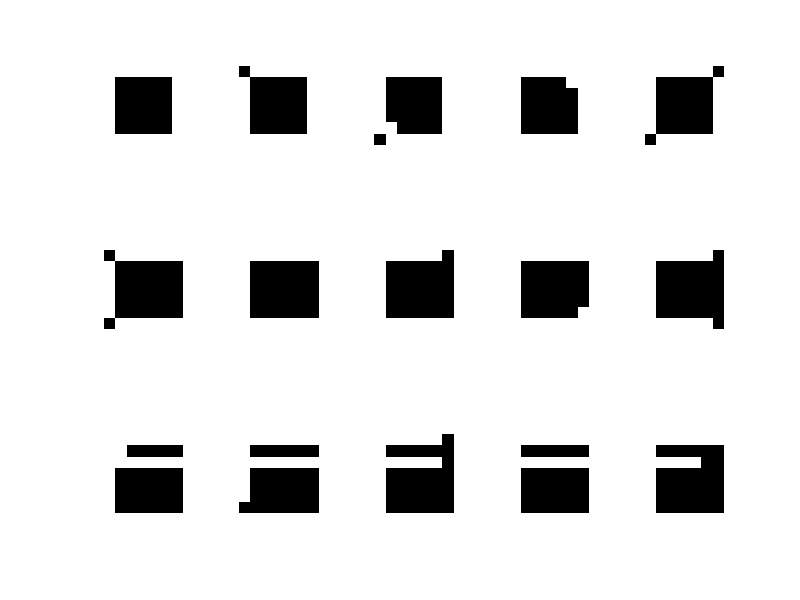

Reproduce this figure in MATLAB. (Note: this script raises an error after producing the figure.)
%% Constants
N_input_char    = 15; % number of training characters
char_matrix_dim = 7; % character square matrix edge
neur_output     = 2; % # of neurons in the output layer
neur_hidden     = 8; % # of neurons in the hidden layer
neur_input      = 3; % # of neurons in the input layer
nu              = 0.4; 
max_error = N_input_char*2*0.25; % maximum error allowed is 25%
%% Training matrix initialization and representation
% 15 characters, 5 zeros - 5 C - 5 F.
% 0
x1 = [1 1 1 1 1 1 1;1 -1 -1 -1 -1 -1 1;1 -1 -1 -1 -1 -1 1;
    1 -1 -1 -1 -1 -1 1;1 -1 -1 -1 -1 -1 1;1 -1 -1 -1 -1 -1 1;1 1 1 1 1 1 1];
x2 = [-1 1 1 1 1 1 1; 1 -1 -1 -1 -1 -1 1; 1 -1 -1 -1 -1 -1 1;
    1 -1 -1 -1 -1 -1 1;1 -1 -1 -1 -1 -1 1;1 -1 -1 -1 -1 -1 1;1 1 1 1 1 1 1];
x3 = [1 1 1 1 1 1 1; 1 -1 -1 -1 -1 -1 1; 1 -1 -1 -1 -1 -1 1;
    1 -1 -1 -1 -1 -1 1;1 -1 -1 -1 -1 -1 1;1 1 -1 -1 -1 -1 1;-1 1 1 1 1 1 1];
x4 = [1 1 1 1 1 1 1;1 -1 -1 -1 -1 1 1;1 -1 -1 -1 -1 -1 1;
    1 -1 -1 -1 -1 -1 1;1 -1 -1 -1 -1 -1 1; 1 -1 -1 -1 -1 -1 1; 1 1 1 1 1 1 1];
x5 = [1 1 1 1 1 1 -1;1 -1 -1 -1 -1 -1 1;1 -1 -1 -1 -1 -1 1;
    1 -1 -1 -1 -1 -1 1;1 -1 -1 -1 -1 -1 1;1 -1 -1 -1 -1 -1 1;-1 1 1 1 1 1 1];
% C
x6 = [-1 1 1 1 1 1 1;1 -1 -1 -1 -1 -1 -1;1 -1 -1 -1 -1 -1 -1;
    1 -1 -1 -1 -1 -1 -1;1 -1 -1 -1 -1 -1 -1;1 -1 -1 -1 -1 -1 -1;-1 1 1 1 1 1 1];
x7 = [1 1 1 1 1 1 1; 1 -1 -1 -1 -1 -1 -1;1 -1 -1 -1 -1 -1 -1;1 -1 -1 -1 -1 -1 -1;
    1 -1 -1 -1 -1 -1 -1; 1 -1 -1 -1 -1 -1 -1; 1 1 1 1 1 1 1];
x8 = [1 1 1 1 1 1 -1;1 -1 -1 -1 -1 -1 -1;1 -1 -1 -1 -1 -1 -1;1 -1 -1 -1 -1 -1 -1;
    1 -1 -1 -1 -1 -1 -1; 1 -1 -1 -1 -1 -1 -1; 1 1 1 1 1 1 1];
x9 = [1 1 1 1 1 1 1;1 -1 -1 -1 -1 -1 -1;1 -1 -1 -1 -1 -1 -1;1 -1 -1 -1 -1 -1 -1;
    1 -1 -1 -1 -1 -1 -1; 1 -1 -1 -1 -1 -1 1; 1 1 1 1 1 1 1];
x10 = [1 1 1 1 1 1 -1;1 -1 -1 -1 -1 -1 -1;1 -1 -1 -1 -1 -1 -1;1 -1 -1 -1 -1 -1 -1;
    1 -1 -1 -1 -1 -1 -1; 1 -1 -1 -1 -1 -1 -1; 1 1 1 1 1 1 -1];
% F
x11 = [1 1 1 1 1 1 1;1 1 -1 -1 -1 -1 -1;1 1 1 1 1 1 1;1 -1 -1 -1 -1 -1 -1;
    1 -1 -1 -1 -1 -1 -1; 1 -1 -1 -1 -1 -1 -1; 1 -1 -1 -1 -1 -1 -1];
x12 = [1 1 1 1 1 1 1;1 -1 -1 -1 -1 -1 -1;1 1 1 1 1 1 1; 1 -1 -1 -1 -1 -1 -1;
    1 -1 -1 -1 -1 -1 -1; 1 -1 -1 -1 -1 -1 -1; -1 -1 -1 -1 -1 -1 -1];
x13 = [1 1 1 1 1 1 -1;1 -1 -1 -1 -1 -1 -1;1 1 1 1 1 1 -1;1 -1 -1 -1 -1 -1 -1;
    1 -1 -1 -1 -1 -1 -1; 1 -1 -1 -1 -1 -1 -1; 1 -1 -1 -1 -1 -1 -1];
x14 = [1 1 1 1 1 1 1;1 -1 -1 -1 -1 -1 -1;1 1 1 1 1 1 1;1 -1 -1 -1 -1 -1 -1;
    1 -1 -1 -1 -1 -1 -1; 1 -1 -1 -1 -1 -1 -1; 1 -1 -1 -1 -1 -1 -1];
x15 = [1 1 1 1 1 1 1;1 -1 -1 -1 -1 -1 -1;1 1 1 1 1 -1 -1;1 -1 -1 -1 -1 -1 -1;
    1 -1 -1 -1 -1 -1 -1; 1 -1 -1 -1 -1 -1 -1; 1 -1 -1 -1 -1 -1 -1];
xr1 = reshape(x1',1,49); xr2 = reshape(x2',1,49); xr3 = reshape(x3',1,49);
xr4 = reshape(x4',1,49); xr5 = reshape(x5',1,49); xr6 = reshape(x6',1,49);
xr7 = reshape(x7',1,49); xr8 = reshape(x8',1,49); xr9 = reshape(x9',1,49);
xr10 = reshape(x10',1,49); xr11 = reshape(x11',1,49); xr12 = reshape(x12',1,49);
xr13 = reshape(x13',1,49); xr14 = reshape(x14',1,49); xr15 = reshape(x15',1,49);
% matrix containing in each column a full character
X = [xr1' xr2' xr3' xr4' xr5' xr6' xr7' xr8' xr9' xr10' xr11' xr12' xr13' xr14' xr15'];
figure % display all the training characters
for i=1:N_input_char
    subplot(3,5,i);
    imshow((reshape(X(:,i),char_matrix_dim,char_matrix_dim))','initialMagnification','fit')
end
%% Initialization
% Assign random weights in the range {-1,1}
w_input = (rand(neur_input,char_matrix_dim^2)-0.5)*2;
w_hidden = (rand(neur_hidden,neur_input)-0.5)*2;
w_output = (rand(neur_output,neur_hidden)-0.5)*2;
disp 'Initial random weights'
w_input;
w_hidden;
w_output;
% Given the weights evaluate z and y parameters for the three layers. Also
% count the number of errors with respect the expected output.
[z_input,w_input,y_input,z_hidden,w_hidden,y_hidden,z_output,w_output,y_output,N_errors] = evaluation(w_input,w_hidden,w_output,X,neur_hidden,neur_input);
disp 'Initial errors with random weights'
N_errors;
eff = (1-N_errors/30)*100;
% Create a matrix to keep track of the weights adjustments
max_neur_per_layer = max(neur_hidden,neur_input);
index = zeros(3,max_neur_per_layer);
%%%% Weights adjustment of single neurons starting from the outer layer
%% OUTPUT LAYER - Weight adjustment
% Applying minimum disturbance principle. Sort weight in increasing fashion
output_ind = zeros(1,neur_output);
z_out_asc = sort(abs(z_output));
for i = 1:neur_output
    for k = 1:neur_output
        if z_out_asc(i) == abs(z_output(k))
            output_ind(i) = k;
        end
    end
end
% Change weights and keep the change only if it leads to better performance
for i = 1:neur_output
	if (N_errors>max_error)
    [w_min]=adjust_weights(z_output,w_output,N_errors,y_hidden,nu,output_ind(i),neur_hidden);
      w_output_min = w_min;
        
    [z_input,w_input,y_input,z_hidden,w_hidden,y_hidden,z_output_min,w_output_min,y_output_min,N_errors_tmp]=evaluation(w_input,w_hidden,w_output_min,X,neur_hidden,neur_input);
    
    if (N_errors_tmp<N_errors)
      N_errors = N_errors_tmp;
      w_output = w_output_min;
      z_output = z_output_min;
      y_output = y_output_min;
      index(1,output_ind(i)) = 1;
    end
  end
end
disp 'Output layer after weights adjustment'
w_output;
disp 'Error'
N_errors;
eff = (1-N_errors/30)*100;
%% HIDDEN LAYER - Weight adjustment
% Applying minimum disturbance principle. Sort weight in increasing fashion
hidden_ind = zeros(1,neur_hidden);
z_hid_asc = sort(abs(z_hidden));
for i = 1:neur_hidden
    for k = 1:neur_hidden
        if z_hid_asc(i) == abs(z_hidden(k))
            hidden_ind(i) = k;
        end
    end
end
% Change weights and keep the change only if it leads to better performance
for i = 1:neur_hidden
  if ((N_errors>max_error))
    [w_min]=adjust_weights(z_hidden,w_hidden,N_errors,y_input,nu,hidden_ind(i),neur_input);
    w_hidden_min = w_min;
    [z_input, w_input, y_input, z_hidden_min, w_hidden_min, y_hidden_min, z_output_min, w_output,y_output_min,N_errors_tmp]=evaluation(w_input,w_hidden_min,w_output,X,neur_hidden,neur_input);
    if (N_errors_tmp<N_errors)
        N_errors = N_errors_tmp;
        w_hidden = w_hidden_min;
        y_hidden = y_hidden_min;
        z_hidden = z_hidden_min;
        z_output = z_output_min;
        y_output = y_output_min;
        index(2,hidden_ind(i)) = 1;
    end
  end
end
disp 'Hidden layer after weights adjustment'
w_hidden;
disp 'Error'
N_errors;
eff = (1-N_errors/30)*100;
%% INPUT LAYER - Weight adjustment
% Applying minimum disturbance principle. Sort weight in increasing fashion
input_ind = zeros(1,neur_input);
z_hid_asc = sort(abs(z_input));
for i = 1:neur_input
    for k = 1:neur_input
        if z_hid_asc(i) == abs(z_input(k))
            input_ind(i) = k;
        end
    end
end
% Change weights and keep the change only if it leads to better performance
for i = 1:neur_input
  if (N_errors>max_error)
    [w_min]=adjust_weights(z_input,w_input,N_errors,X(:,11),nu,input_ind(i),char_matrix_dim^2);
    w_input_min = w_min;
    [z_input_min,w_input_min,y_input_min,z_hidden_min,w_hidden,y_hidden_min,z_output_min,w_output,y_output_min,N_errors_tmp]=evaluation(w_input_min,w_hidden,w_output,X,neur_hidden,neur_input);
    if (N_errors_tmp<N_errors)
        N_errors = N_errors_tmp;
        w_input = w_input_min;
        z_input = z_input_min;
        y_input = y_input_min;
        z_hidden = z_hidden_min;
        y_hidden = y_hidden_min;
        z_output = z_output_min;
        y_output = y_output_min;
        index(3,input_ind(i)) = 1;
    end
  end
end
disp 'Input layer after weights adjustment'
w_input;
disp 'Error'
N_errors;
eff = (1-N_errors/30)*100;
%%%% Weights adjustment of neuron pairs starting from the outer layer
%% Combined OUTPUT Neurons - Weight change
% Change weights and keep the change only if it leads to better performance
if ((index(3,[1:neur_output])~=1)&(N_errors>max_error))
  w_output_two = w_output;
  for j = 1:neur_hidden
    w_output_two([1:2],j) = w_output([1:2],j)+2*nu*y_hidden(j)*N_errors;
  end
  [z_input,w_input,y_input,z_hidden,w_hidden,y_hidden,z_output_min,w_output_two,y_output_min,N_errors_tmp]=evaluation(w_input,w_hidden,w_output_two,X,neur_hidden,neur_input);
  if (N_errors_tmp < N_errors)
    N_errors = N_errors_tmp;
    z_output = z_output_min;
    y_output = y_output_min;
    w_output = w_output_two;
    
    index(1,output_ind(1)) = 1;
    index(1,output_ind(2)) = 1;
  end
end
disp 'PAIRS: Output layer after weights adjustment'
w_output;
disp 'Error'
N_errors;
eff = (1-N_errors/30)*100;
%% Combined HIDDEN Neurons - Weight change
% Change weights and keep the change only if it leads to better performance
for i=1:neur_hidden-1
  if (index(2,hidden_ind(i))~=1) & (N_errors>max_error)
    for j=i:neur_hidden
      if (index(2,hidden_ind(j))~=1)
        w_hidden_two = w_hidden;
        k = hidden_ind(i);
        l = hidden_ind(j);
        for m = 1 : neur_input
            w_hidden_two(k,m) = w_hidden_two(k,m) + 2*nu*y_input(m)*N_errors;
            w_hidden_two(l,m) = w_hidden_two(l,m) + 2*nu*y_input(m)*N_errors;
        end
      [z_input,w_input,y_input,z_hidden_min,w_hidden_two,y_hidden_min,z_output_min,w_output,y_output_min,N_errors_tmp]=evaluation(w_input,w_hidden_two,w_output,X,neur_hidden,neur_input);
        if (N_errors_tmp < N_errors),
            N_errors = N_errors_tmp;
            w_hidden = w_hidden_two;
            y_hidden = y_hidden_min;
            z_hidden = z_hidden_min;
            z_output = z_output_min;
            y_output = y_output_min;
            index(2,hidden_ind(i))=1;
            index(2,hidden_ind(j))=1;
        end
      end
    end
  end
end
disp 'PAIRS: Hidden layer after weights adjustment'
w_hidden;
disp 'Error'
N_errors;
eff = (1-N_errors/30)*100;
%% Combined INPUT Neurons - Weight change
% Change weights and keep the change only if it leads to better performance
for i=1:neur_input-1
  if (index(1,input_ind(i))~=1) & (N_errors>max_error)
    for j=i:neur_input
      if (index(1,input_ind(j))~=1)
        w_input_two = w_input;
        k = input_ind(i);
        l = input_ind(j);
        for m = 1 : char_matrix_dim^2
            w_input_two(k,m) = w_input_two(k,m) + 2*nu*X(m,11)*N_errors;
            w_input_two(l,m) = w_input_two(l,m) + 2*nu*X(m,11)*N_errors;
        end
        
        [z_input_min, w_input_two, y_input_min, z_hidden_min, w_hidden,y_hidden_min, z_output_min, w_output,y_output_min, N_errors_tmp] =evaluation(w_input_two, w_hidden, w_output, X, neur_hidden, neur_input);
        if (N_errors_tmp<N_errors)
          N_errors = N_errors_tmp;
          w_input = w_input_two;
          y_input = y_input_min;
          z_input = z_input_min;
          y_hidden = y_hidden_min;
          z_hidden = z_hidden_min;
          z_output = z_output_min;
          y_output = y_output_min;
          index(1,input_ind(i))=1;
          index(1,input_ind(j))=1;
        end
      end
    end
  end
end
disp 'PAIRS: Input layer after weights adjustment'
w_input;
disp 'Error'
N_errors;
eff = (1-N_errors/30)*100;
%% Combined triplet HIDDEN Neurons - Weight change
% Change weights and keep the change only if it leads to better performance
for i=1:neur_hidden-2
  if (index(2,hidden_ind(i))~=1) & (N_errors>max_error)
    for j=i:neur_hidden-1
      if (index(2,hidden_ind(j))~=1)
        for k=j:neur_hidden
          if (index(2,hidden_ind(k))~=1)
            w_hidden_two = w_hidden;
            for l = 1 : neur_input
w_hidden_two(hidden_ind(i),l)=w_hidden_two(hidden_ind(i),l)+2*nu*y_input(l)*N_errors;
w_hidden_two(hidden_ind(j),l)=w_hidden_two(hidden_ind(j),l)+2*nu*y_input(l)*N_errors;
w_hidden_two(hidden_ind(k),l)=w_hidden_two(hidden_ind(k),l)+2*nu*y_input(l)*N_errors;
            end
[z_input,w_input,y_input,z_hidden_min,w_hidden_two,y_hidden_min,z_output_min,w_output,y_output_min,N_errors_tmp]=evaluation(w_input,w_hidden_two,w_output,X,neur_hidden,neur_input);
            if (N_errors_tmp<N_errors)
                N_errors = N_errors_tmp;
                w_hidden = w_hidden_two;
                y_hidden = y_hidden_min;
                z_hidden = z_hidden_min;
                z_output = z_output_min;
                y_output = y_output_min;
                index(2,hidden_ind(i))=1;
                index(2,hidden_ind(j))=1;
            end
          end
        end
      end
    end
  end
end
disp 'TRIPLETS: Hidden layer after weights adjustment. FINAL CONFIGURATION'
w_hidden;
disp 'Error'
N_errors;
disp 'Training efficiency'
eff = (1-N_errors/30)*100;